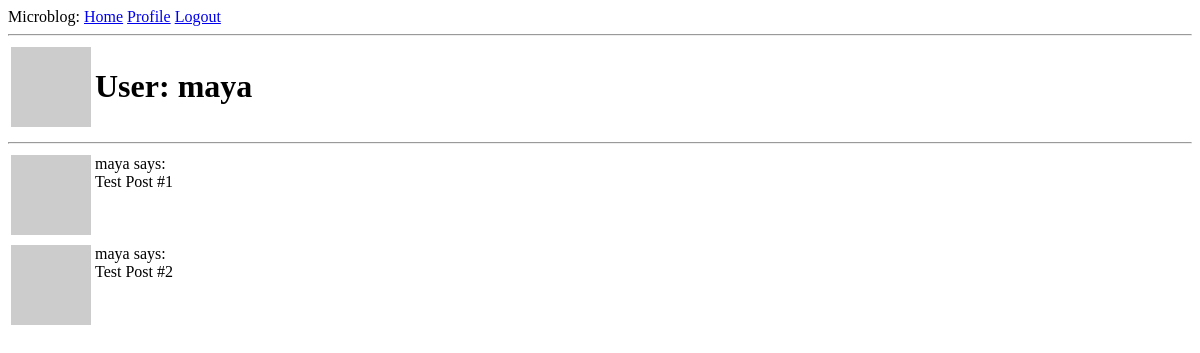
The app's page /user/maya (signed in), older data.
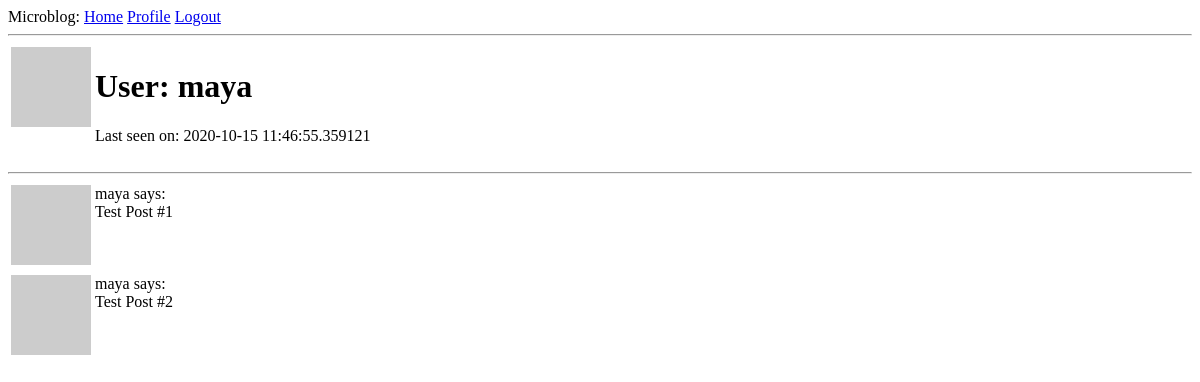
The same page, newer data.
### app/models.py (models this page shows, shortened)
class User(UserMixin, db.Model):
    id = db.Column(db.Integer, primary_key=True)
    username = db.Column(db.String(64), index=True, unique=True)
    email = db.Column(db.String(128), index=True, unique=True)
    password_hash = db.Column(db.String(128))
    posts = db.relationship('Post', backref='author', lazy='dynamic')
    about_me = db.Column(db.String(140))
    last_seen = db.Column(db.DateTime, default=datetime.utcnow)
    def avatar(self, size):
        digest = md5(self.email.lower().encode('utf-8')).hexdigest()
        return 'https://www.gravatar.com/avatar/{}?d=identicon&s={}'.format(digest, size)

### app/routes.py (the view)
@app.route('/user/<username>')
@login_required
def user(username):
    user = User.query.filter_by(username=username).first_or_404()
    posts = [
        {'author': user, 'body': 'Test Post #1'},
        {'author': user, 'body': 'Test Post #2'}
    ]
    return render_template('user.html', user=user, posts=posts)

### app/models.py (called while the page is built)
@login.user_loader
def load_user(id):
    return User.query.get(int(id))

### app/routes.py (called while the page is built)
@app.before_request
def before_request():
    if current_user.is_authenticated:
        current_user.last_seen = datetime.utcnow()
        db.session.commit()

### app/templates/user.html (shortened to what this page needs)
{% extends 'base.html' %} {% block content %}
<table>
  <tr valign="top">
    <td><img src="{{ user.avatar(128) }}" alt="" /></td>
    <td>
      <h1>User: {{ user.username }}</h1>
      {% if user.last_seen %}<p>Last seen on: {{ user.last_seen }}</p>{% endif %}
    </td>
  </tr>
</table>
<hr />
{% for post in posts %}
   {% include '_post.html' %}
{% endfor %} {% endblock %}

### app/templates/base.html (shortened to what this page needs)
<!DOCTYPE html>
<html lang="en">
  <head>
  </head>
  <body>
    <div>
      Microblog:
      <a href="{{ url_for('index') }}">Home</a>
      {% if current_user.is_anonymous %}
      <a href="{{ url_for('login') }}">Login</a>
      {% else %}
      <a href="{{ url_for('user', username=current_user.username) }}">Profile</a>
      <a href="{{ url_for('logout') }}">Logout</a>
      {% endif %}
    </div>
    <hr />
     {% block content %} {% endblock %}
  </body>
</html>

### app/templates/_post.html
<table>
  <tr valign="top">
    <td><img src="{{ post.author.avatar(36) }}" alt="" /></td>
    <td>{{ post.author.username }} says: <br />{{ post.body }}</td>
  </tr>
</table>

Row changes from the older to the newer data that the page shows:
changed User "maya": last_seen (not shown) → "2020-10-15 11:46:55.359121"
Text that changed along with them:
text now shown: "Last seen on:"
